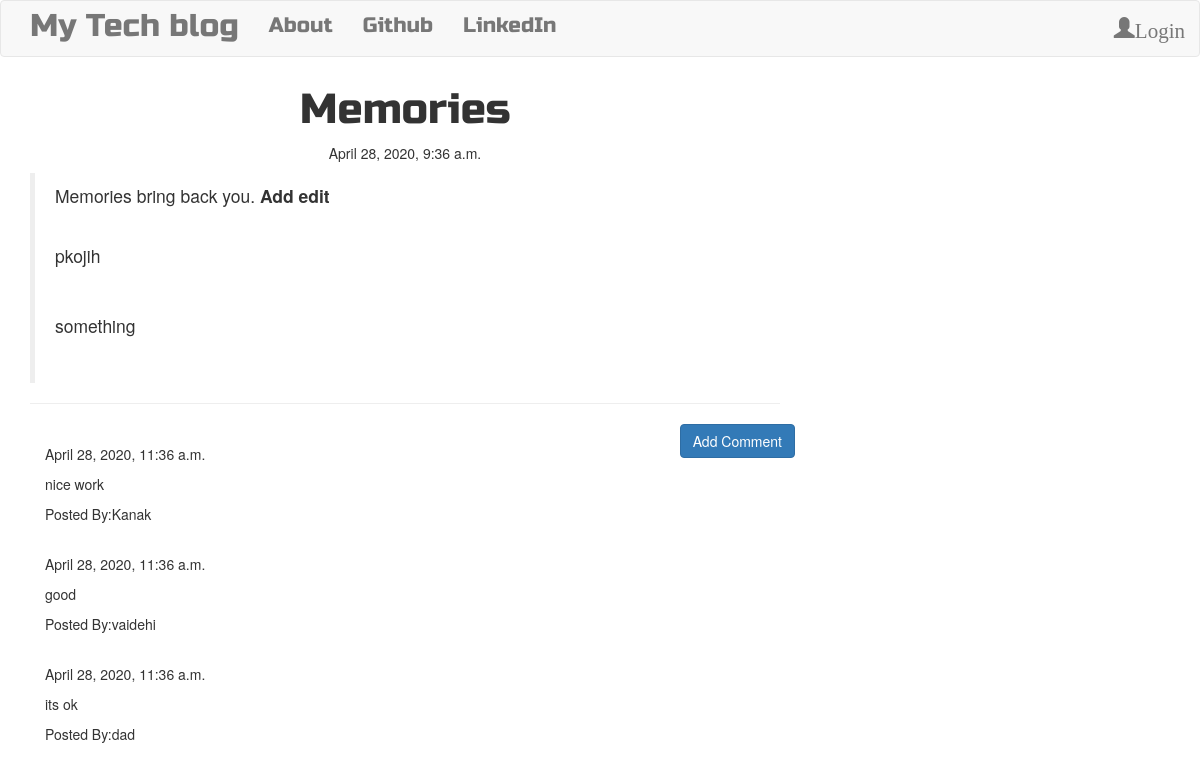
The app's page /post/1/ with its own data.
### blog/models.py (models this page shows, shortened)
class Post(models.Model):
    author=models.ForeignKey('auth.User',on_delete=models.DO_NOTHING)
    title = models.CharField(max_length=200)
    text = models.TextField()
    created_date =models.DateTimeField(default=timezone.now)
    published_date = models.DateTimeField(blank=True,null=True)

class Comment(models.Model):
    post= models.ForeignKey('blog.Post', related_name='comments',on_delete=models.DO_NOTHING)
    author = models.CharField(max_length=200)
    text = models.TextField()
    created_date =models.DateTimeField(default=timezone.now)
    approved_comment = models.BooleanField(default=False)

### blog/views.py (the view)
# urls.py: path('post/<int:pk>/',views.PostDetailView.as_view(),name='post_detail'),
class PostDetailView(DetailView):
    model= Post

### blog/templates/blog/post_detail.html (shortened to what this page needs)
{% extends "blog/base.html" %}
{% block content %}
<h1 class="posttitle loader">{{post.title}}</h1>
{% if post.published_date %}
<div class="date postdate">
    {{ post.published_date }}
</div>
{% else %}
<a class="btn btn-default" href="{% url 'post_publish' pk=post.pk %}">Publish</a>
{% endif %}
<p class="postcontent">{{ post.text|safe|linebreaksbr }}</p>
<hr>
<a class="btn btn-primary btn-comment" href="{% url 'add_comment_to_post' pk=post.pk %}">Add Comment</a>
<div class="container">
    {% for comment in post.comments.all %}
    <br>
    {% if user.is_authenticated or comment.approved_comment %}
      {{ comment.created_date }}
      <p>{{comment.text|safe|linebreaks}}</p>
      <p>Posted By:{{comment.author }}</p>
    {% endif %}
    {% empty %}
    <p>No comments posted</p>
    {% endfor %}
</div>
{% endblock %}

### blog/templates/blog/base.html (shortened to what this page needs)
<!DOCTYPE html>
{% load static %}
<html>
    <head>
        <link rel="stylesheet" href="https://maxcdn.bootstrapcdn.com/bootstrap/3.4.1/css/bootstrap.min.css">
        <link rel="stylesheet" href="//cdn.jsdelivr.net/npm/medium-editor@latest/dist/css/medium-editor.min.css" type="text/css" media="screen" charset="utf-8">
        <link rel="stylesheet" href="{% static 'css/blog.css' %}">
    </head>
<body class='loader'>
  <nav class="navbar navbar-default techfont custom-navbar">
    <div class="container">
      <ul class="nav navbar-nav">
        <li><a class='navbar-brand bigbrand' href="{% url 'post_list' %}">My Tech blog</a></li>
        <li><a href="{% url 'about' %}" >About</a></li>
        <li><a href="https://www.github.com">Github</a></li>
        <li><a href="https://www.linkedin.com">LinkedIn</a></li>
      </ul>
      <ul class="nav navbar-nav navbar-right">
        {% if user.is_authenticated %}
        <li>
          <a href="{% url 'post_new' %}" >New Post</a>
        </li>
        <li>
          <a href="{% url 'post_draft_list' %}">Drafts</a>
        </li>
        <li>
          <a href="{% url 'logout' %}" >Log out</a>
        </li>
        <li>
          <a >Welcome: {{ user.username }}</a>
        </li>
          {% else %}
          <li><a class='nav navbar-right' href="{% url 'login' %}" ><span class="glyphicon glyphicon-user">Login</span></a></li>
        {% endif %}
      </ul>
  </div>
</nav>
        <div class="content container">
            <div class="row">
                <div class="col-md-8">
                  <div class="blog_posts">
                    {% block content %}
                    {% endblock %}
                  </div>
                </div>
            </div>
        </div>
</body>
</html>

### blog/static/css/blog.css (style rules this page uses)
.techfont { font-family: 'Russo One', sans-serif; font-size: 1.5em; margin-bottom: 10px; }
.bigbrand { font-size: 1.5em; }
.postdate { text-align: center; }
.posttitle { font-family: 'Russo One', sans-serif; font-size: 3em; text-align: center; }
.postcontent { font-family: 'Montserrat'; font-size: 1.5em; }
.btn-comment { position: absolute; right: 0px; }
.loader { filter:hue-rotate(0deg); color:linear-gradient(45deg,#0f8,#08f); animation:hue 10000ms infinite linear; }

### records on screen
Post: title "Memories", published_date "April 28, 2020, 9:36 a.m.", text "Memories bring back you. Add edit pkojih something"
Comment: created_date "April 28, 2020, 11:36 a.m.", text "nice work", author "Kanak"
Comment: created_date "April 28, 2020, 11:36 a.m.", text "good", author "vaidehi"
Comment: created_date "April 28, 2020, 11:36 a.m.", text "its ok", author "dad"
